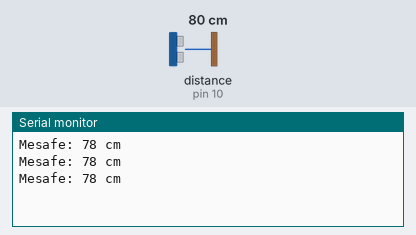
This sketch was run on a simulated Arduino Uno, built with avr-gcc and run on an emulated ATmega328P. Shown: the last lines printed to the serial monitor. Wiring (inferred from the names in the program): ultrasonic range finder: trigger pin 9; echo pin 10. The test bench sets the inputs (shaded band); at power-on: distance to the obstacle (sensor on pin 10) 80 cm. The echo pulse lasts 58.3 µs per cm.

Above: at 1.3 s.
1.4 s: distance to the obstacle (sensor on pin 10) set to 17 cm
At 1.9 s:
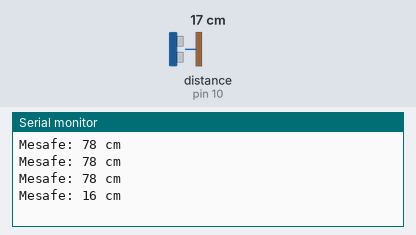
2.9 s: distance to the obstacle (sensor on pin 10) set to 14 cm
At 3.34 s:
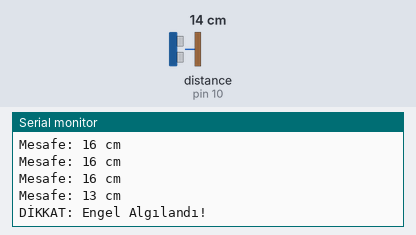
Timing chart, 0 to 5.9 s (numbered marks = the images above; inputs shaded):
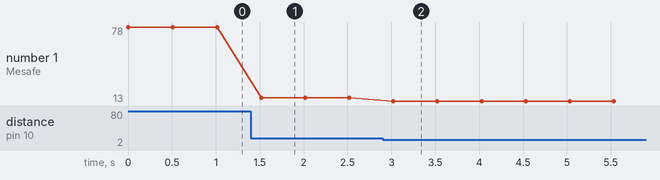

Measured:
- the behaviour switches between 16 and 15 cm on distance to the obstacle (sensor on pin 10) (found by bisection; images 1 and 2)
- after the input at 1.4 s, the serial monitor: prints a new line after 0.12 s (image 1)
- after the input at 2.9 s, the serial monitor: prints a new line after 0.12 s (image 2)
- plotted number 1: 78 → 16 after the input at 1.4 s, 16 → 13 after the input at 2.9 s

The sketch:

sensor.ino.ino
```cpp
// HC-SR04 Ultrasonik Sensör ile Engel Mesafe Ölçümü
const int trigPin = 9;
const int echoPin = 10;

void setup() {
  pinMode(trigPin, OUTPUT);
  pinMode(echoPin, INPUT);
  Serial.begin(9600); // Seri haberleşme başlatılır
}

void loop() {
  digitalWrite(trigPin, LOW);
  delayMicroseconds(2);

  // 10 mikrosaniyelik tetikleme sinyali gönderilir
  digitalWrite(trigPin, HIGH);
  delayMicroseconds(10);
  digitalWrite(trigPin, LOW);

  // Ses dalgasının gidiş süresi ölçülür
  long duration = pulseIn(echoPin, HIGH);

  // Süre mesafeye çevrilir (cm cinsinden)
  int distance = duration * 0.034 / 2;

  Serial.print("Mesafe: ");
  Serial.print(distance);
  Serial.println(" cm");

  // 15 cm'den yakınsa uyarı verir
  if (distance < 15 && distance > 0) {
    Serial.println("DİKKAT: Engel Algılandı!");
  }

  delay(500);
}
```
